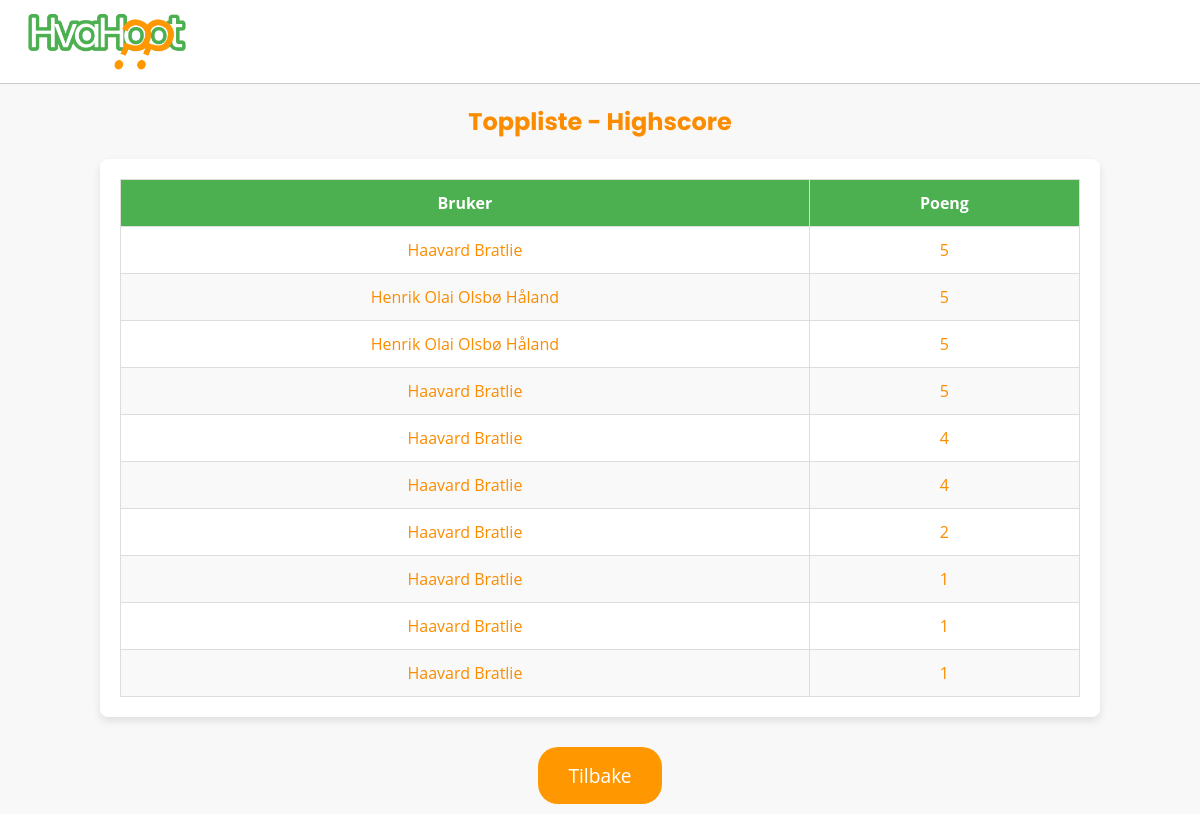
/highscore, run on the app's committed database.
### tables this page shows
CREATE TABLE results (
            id INTEGER PRIMARY KEY AUTOINCREMENT,
            user_id INTEGER,
            score INTEGER,
            timestamp DATETIME DEFAULT CURRENT_TIMESTAMP,
            FOREIGN KEY(user_id) REFERENCES users(id)
        );

CREATE TABLE users (
            id INTEGER PRIMARY KEY AUTOINCREMENT,
            name TEXT UNIQUE NOT NULL,
            password TEXT NOT NULL
        );

### app.py (the view)
@app.route('/highscore')
def highscore_page():
    top_results = get_highscore_results()
    return render_template('highscore.html', top_results=top_results)

### app.py (called while the page is built)
def get_highscore_results():
    conn = sqlite3.connect("database.db")
    cursor = conn.cursor()
    sql = '''
        SELECT users.name, results.score
        FROM results
        JOIN users ON results.user_id = users.id
        ORDER BY results.score DESC
        LIMIT 10
    '''
    cursor.execute(sql)
    top_results = cursor.fetchall()
    conn.close()
    return top_results

### templates/highscore.html (shortened to what this page needs)
{% extends "base.html" %}
{% block content %}
<h2 class="font">Toppliste - Highscore</h2>
<div class="table-container">
    <table class="table">
        <thead>
            <tr>
                <th>Bruker</th>
                <th>Poeng</th>
            </tr>
        </thead>
        <tbody>
            {% for result in top_results %}
            <tr>
                <td>{{ result[0] }}</td>
                <td>{{ result[1] }}</td>
            </tr>
            {% endfor %}
        </tbody>
    </table>
</div>
{% endblock %}

### templates/base.html (shortened to what this page needs)
<!DOCTYPE html>
<html lang="no">
<head>
    <link rel="stylesheet" href="/static/style.css">
</head>
<body>
    <header>
       <img class="logo" src="/static/HvaHoot_logo.png" alt="HvaHoot_logo">
    </header>
    {% block content %}{% endblock %}
    {% if request.path == '/' %}
    {% else %}
    <a href="/" class="btn2">Tilbake</a>
    {% endif %}
</body>
</html>

### static/style.css (style rules this page uses)
body { font-family: 'Open Sans', sans-serif; text-align: center; color: #fb8c00; margin: 0; padding: 0; background-color: #f8f8f8; }
.font { font-family: 'Poppins'; }
header { display: flex; justify-content: space-between; align-items: center; padding: 10px 20px; background: white; border-bottom: 1px solid #ccc; }
.logo { width: 15%; }
.btn2 { display: inline-block; padding: 15px 30px; margin: 10px; font-size: 1.2em; color: white; background-color: #FF9800; border-radius: 20px; text-decoration: none; }
.table-container { width: 80%; margin: 20px auto; padding: 20px; background-color: white; border-radius: 8px; box-shadow: 0 4px 8px rgba(0, 0, 0, 0.1); }
.table { width: 100%; border-collapse: collapse; margin: 0; }
.table th, .table td { padding: 12px 20px; text-align: center; border: 1px solid #ddd; }
.table th { background-color: #4CAF50; font-weight: bold; color: white; }
.table tr:nth-child(even) { background-color: #f9f9f9; }

### data on the page
results: name "Haavard Bratlie", score "5"
results: name "Henrik Olai Olsbø Håland", score "5"
results: name "Henrik Olai Olsbø Håland", score "5"
results: name "Haavard Bratlie", score "5"
results: name "Haavard Bratlie", score "4"
results: name "Haavard Bratlie", score "4"
results: name "Haavard Bratlie", score "2"
results: name "Haavard Bratlie", score "1"
results: name "Haavard Bratlie", score "1"
results: name "Haavard Bratlie", score "1"
